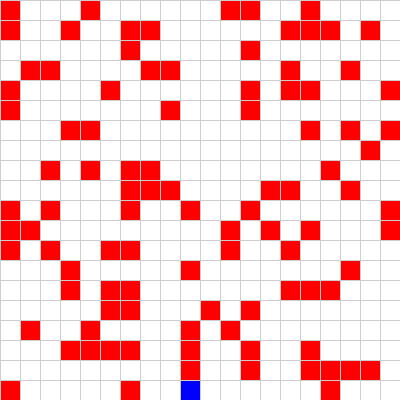
Frame 1 (no input)
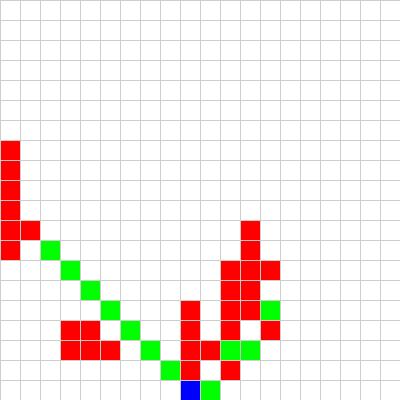
Frame 60 (the mouse pressed at the canvas centre just before this capture)
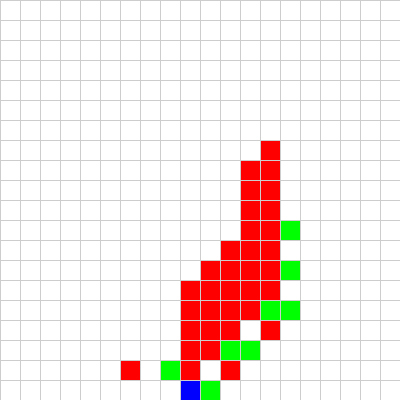
Frame 120 (the mouse held since frame 60 and released just before this capture)

The Processing sketch that drew these frames (run headless with seeded random() and noise(); from frame 60 on, the mouse is pressed at the canvas centre):

// Processing sketch: processing_48806
// ── processing_48806.pde

int w = 20; //largeur des carres
int h = 20; //hauteur des carres
int cols = 20; //nombre de colonnes
int rows = 20; //nombre de lignes
float densite = 0.3; //densite de cases occupées

int sx = 10; // abscisse de la sortie
int sy = 20; // ordonnée de la sortie

int a,b; //variables intermédiaires
int k;
int[] intermediaire;
ArrayList liste;

float[][][] grille;


void setup() {
  //size(cols*w,rows*h); (bug de compilation ? marche en théorie
  size(400,400);
  background(0);
  frameRate(12);
  stroke(205);
  grille = new float[cols][rows][4];
  liste = new ArrayList();
  intermediaire = new int[2];
  
  //on positionne aléatoirement les cases initiales
  for (int i=0; i<(floor(float(cols)*float(rows)*densite)); i++) {
    grille[(int)random(cols)][(int)random(rows)][0] = 1; //améliorer cette fonction
    //quand la densité est trop élevée, compte tenu du fait qu'il n'y a pas de test sur l'occupation d'une case
    //il y a une dimunition logique de la densité : trouver un algorithme peu couteux qui permet
    //de contourner le problème
  }
  grille[sx-1][sy-1][0]=0;
  
  //première boucle qui évalue tout le tableau linéairement
  for (int i=0; i<cols; i++) {
    for (int j=0; j<rows; j++) {
      if (grille[i][j][0]==1) {
  forces(i,j); } //créer une fonction qui calcule pr chaque case (i,j) occupée dx et dy resp. grille[i][j][1] et grille[i][j][2]
  }
  }
}

void draw() {
  //AFFICHAGE
  for (int i=0; i<cols; i++) {
    for(int j=0; j<rows; j++) {
      if (grille[i][j][0]==0) {
      fill(255);
      } else { if(grille[i][j][3]==1) { fill(0,255,0); } else { fill(255,0,0); } }
      rectMode(CENTER);
      rect(w*i+w/2,h*j+h/2,w,h);
      grille[i][j][3]=0;
    }
  }
  rectMode(CENTER);
  fill(0,0,255);
  rect(w*sx-w/2,h*sy-h/2,w,h); // on compte les cases en partant de 0 !!!
 
  //DEPLACEMENT 
  
  //deuxième boucle qui évalue tout le tableau linéairement
  for (int i=0; i<cols; i++) {
    for (int j=0; j<rows; j++) {
      if (grille[i][j][0]==0) {
  voisins(i,j); }
  }
  }
  // voisins(i,j) qui détermine les cases voisines qui veulent aller
  //dans la case vide (a,b) en question -> renvoie une liste "liste"
  //contenant les coordonnées des cases "voisines" en question
  //si une case est sur la sortie, on l'enlève
  grille[sx-1][sy-1][0]=0;
  grille[sx-1][sy-1][1]=0;
  grille[sx-1][sy-1][2]=0;
  grille[sx-1][sy-1][3]=0;
}

//
void voisins(int i,int j) {
a = i; b = j;
   if (i==0) {//la case se trouve sur le bord gauche
      if (j==0) { destination(i,j+1);
                  destination(i+1,j);
      }
      else if(j==rows-1) {
                  destination(i,j-1);
                  destination(i+1,j);
      }
      else {      destination(i,j-1);
                  destination(i+1,j);
                  destination(i,j+1);
      }
    }
   else if (i==cols-1) {//la case se trouve sur le bord droit
      if (j==0) { destination(i,j+1);
                  destination(i-1,j);
      }
      else if(j==rows-1) {
                  destination(i,j-1);
                  destination(i-1,j);
      }
      else {      destination(i,j-1);
                  destination(i-1,j);
                  destination(i,j+1);
      }
    }
   else if (j==0) { 
                  destination (i,j+1);
                  destination (i+1,j);
                  destination (i-1,j);
    }
   else if (j==rows-1) { 
                  destination (i,j-1);
                  destination (i-1,j);
                  destination (i+1,j);
   }
   else {         destination(i-1,j);
                  destination(i,j-1);
                  destination(i,j+1);
                  destination(i+1,j);
   }   
  
  //on choisit quelle case va aller dans la case vide (aléatoirement) et on investit la case
  if (liste.size()>0) {
  k = (int)random(liste.size());
  grille[i][j][0]=1;
  forces(i,j);
  grille[i][j][3]=1;
  //on "vide" l'ancienne
  grille[((int[])liste.get(k))[0]][((int[]) liste.get(k))[1]][0]=0;
  grille[((int[])liste.get(k))[0]][((int[]) liste.get(k))[1]][1]=0;
  grille[((int[])liste.get(k))[0]][((int[]) liste.get(k))[1]][2]=0;
  grille[((int[])liste.get(k))[0]][((int[]) liste.get(k))[1]][3]=0;
  
  //on assigne aux autres quelles ont déjà été "jouées" pour ce tour-ci
  for (int l=0; l<(liste.size()-1); l++) {
    if (l != k) { grille[((int[])liste.get(l))[0]][((int[]) liste.get(l))[1]][3]=1; }
  }
  }
  //on réinitialise "liste"
  liste = new ArrayList();
    
}

//destination ajoute à la liste "liste" les éléments qui veulent aller dans la case vide de coordonnées (a,b)
void destination(int i,int j) {
  if (grille[i][j][0]==1) { if (grille[i][j][3]==0) {
    if (abs(grille[i][j][1]) > abs(grille[i][j][2])) { 
      if (a==(i+int(grille[i][j][1]/abs(grille[i][j][1])))) {
      intermediaire[0] = i;
      intermediaire[1] = j;
      liste.add(intermediaire); } }
    else { 
      if (b==(j+int(grille[i][j][2]/abs(grille[i][j][2])))) {
      intermediaire[0] = i;
      intermediaire[1] = j;
      liste.add(intermediaire); } }
  }
  }
  }
  
void forces(int i,int j) {
  grille[i][j][1] = float(sx-1-i)/sqrt(sq(float(sx-1-i))+sq(float(sy-1-j))) ;
  grille[i][j][2] = float(sy-1-j)/sqrt(sq(float(sx-1-i))+sq(float(sy-1-j))) ;
}

void mousePressed() {
  setup();
}                                                                                               
